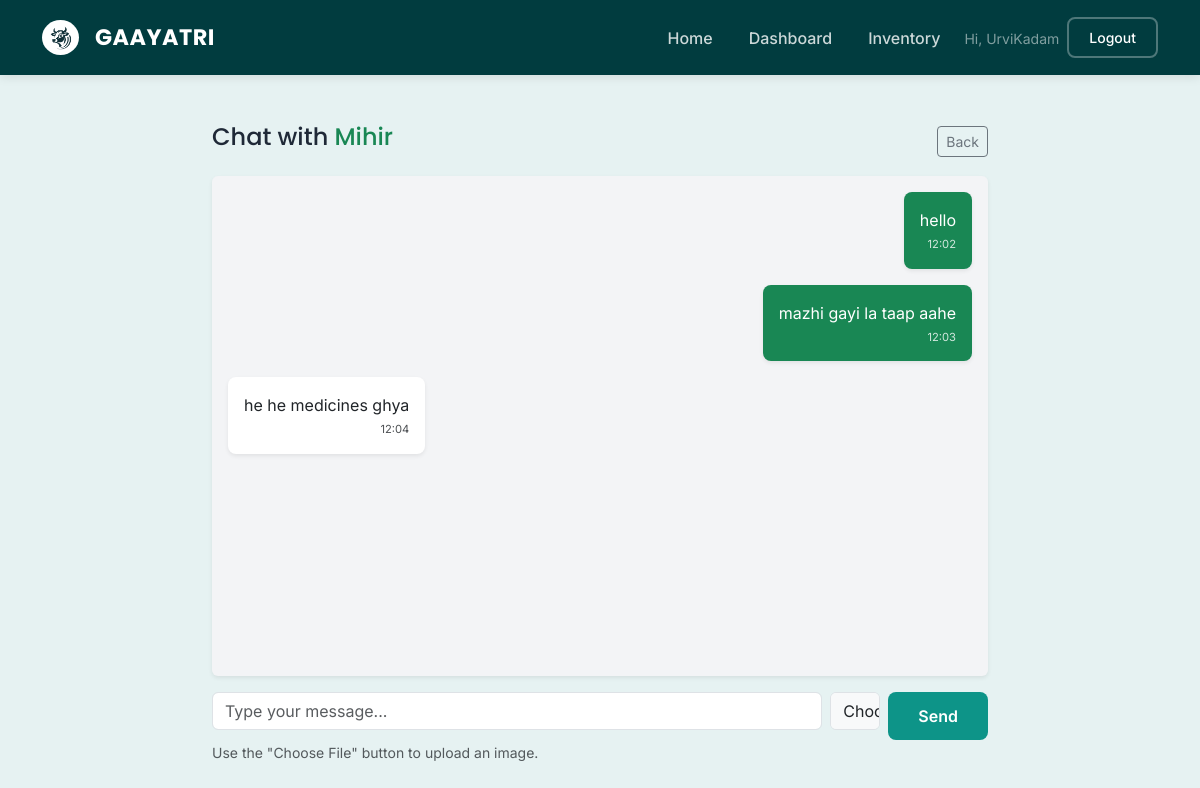
Screenshot of /connect/chat/2/ (signed in) with the database file from the repository.
### core/models.py (models this page shows, shortened)
class User(AbstractUser):
    is_farmer = models.BooleanField(default=False)
    is_doctor = models.BooleanField(default=False)

class Message(models.Model):
    sender = models.ForeignKey(User, on_delete=models.CASCADE, related_name='sent_messages')
    recipient = models.ForeignKey(User, on_delete=models.CASCADE, related_name='received_messages')
    body = models.TextField(blank=True, null=True)
    image = models.ImageField(upload_to='chat_images/', blank=True, null=True)
    timestamp = models.DateTimeField(auto_now_add=True)
    is_read = models.BooleanField(default=False)
    class Meta:
        ordering = ['timestamp']

### core/views.py (the view)
# urls.py: path('connect/chat/<int:user_id>/', views.chat_view, name='chat_view'),
@login_required
def chat_view(request, user_id):
    other_user = get_object_or_404(User, pk=user_id)
    messages = Message.objects.filter(
        (Q(sender=request.user) & Q(recipient=other_user)) |
        (Q(sender=other_user) & Q(recipient=request.user))
    ).order_by('timestamp')
    if request.method == 'POST':
        form = MessageForm(request.POST, request.FILES)
        if form.is_valid():
            message = form.save(commit=False)
            message.sender = request.user
            message.recipient = other_user
            message.save()
            return redirect('chat_view', user_id=user_id)
    else:
        form = MessageForm()
    return render(request, 'core/chat.html', {
        'other_user': other_user,
        'messages': messages,
        'form': form
    })

### core/forms.py
class MessageForm(forms.ModelForm):
    class Meta:
        model = Message
        fields = ['body', 'image']
        widgets = {
            'body': forms.TextInput(attrs={
                'class': 'form-control',
                'placeholder': 'Type your message...',
                'autocomplete': 'off'
            }),
            'image': forms.FileInput(attrs={'class': 'form-control'}),
        }

### core/templates/core/chat.html (shortened to what this page needs)
{% extends 'core/base.html' %}
{% block content %}
<div class="container" style="max-width: 800px;">
    <div class="d-flex justify-content-between align-items-center mb-3">
        <h4>Chat with <span class="text-success">{{ other_user.username }}</span></h4>
        <a href="{% if user.is_doctor %}{% url 'inbox' %}{% else %}{% url 'doctor_list' %}{% endif %}" class="btn btn-sm btn-outline-secondary">Back</a>
    </div>
    <div class="card shadow-sm border-0 mb-3" style="height: 500px; overflow-y: scroll; background-color: #f3f4f6;">
        <div class="card-body">
            {% for msg in messages %}
                <div class="d-flex mb-3 {% if msg.sender == user %}justify-content-end{% else %}justify-content-start{% endif %}">
                    <div class="p-3 rounded-3 shadow-sm {% if msg.sender == user %}bg-success text-white sent-message{% else %}bg-white received-message{% endif %}" style="max-width: 70%;">
                        {% if msg.body %}
                            <p class="mb-1">{{ msg.body }}</p>
                        {% endif %}
                        <small style="font-size: 0.7rem; opacity: 0.8; display: block; text-align: right;">
                            {{ msg.timestamp|time:"H:i" }}
                        </small>
                    </div>
                </div>
            {% empty %}
                <p class="text-center text-muted mt-5">No messages yet. Say hello!</p>
            {% endfor %}
        </div>
    </div>
    <form method="post" enctype="multipart/form-data" class="d-flex gap-2">
        <div class="flex-grow-1">
            {{ form.body }}
        </div>
        <div style="width: 50px; overflow: hidden;">
             {{ form.image }}
        </div>
        <button type="submit" class="btn btn-gaayatri"> Send</button>
    </form>
    <small class="text-muted">Use the "Choose File" button to upload an image.</small>
</div>
{% endblock %}

### core/templates/core/base.html (shortened to what this page needs)
<!DOCTYPE html>
<html lang="en">
<head>
    <link href="https://cdn.jsdelivr.net/npm/bootstrap@5.3.0/dist/css/bootstrap.min.css" rel="stylesheet">
</head>
<body>
    <nav class="navbar navbar-expand-lg sticky-top">
        <div class="container">
            <a class="navbar-brand d-flex align-items-center" href="{% url 'home' %}">
                <img src="/static/images/logo.png" height="35" class="me-3 bg-white rounded-circle p-1" alt="Logo">
                Gaayatri
            </a>
            <div class="collapse navbar-collapse" id="navbarNav">
                <ul class="navbar-nav ms-auto align-items-center">
                    <li class="nav-item"><a class="nav-link" href="{% url 'home' %}">Home</a></li>
                    {% if user.is_authenticated %}
                        {% if user.is_farmer %}
                            <li class="nav-item"><a class="nav-link" href="{% url 'farmer_dashboard' %}">Dashboard</a></li>
                            <li class="nav-item"><a class="nav-link" href="{% url 'inventory' %}">Inventory</a></li>
                        {% endif %}
                        <li class="nav-item ms-3">
                            <span class="text-white-50 small">Hi, {{ user.username }}</span>
                        </li>
                        <li class="nav-item ms-2">
                             <form action="{% url 'logout' %}" method="post" class="d-inline">
                                <button class="btn btn-sm btn-outline-light-custom">Logout</button>
                            </form>
                        </li>
                    {% endif %}
                </ul>
            </div>
        </div>
    </nav>
    <div class="container py-5">
        {% block content %}
        {% endblock %}
    </div>
</body>
</html>

### core/templates/core/base.html (style rules this page uses)
:root { --primary-dark: #013c3f; --primary-light: #e6f2f2; --accent-green: #0d9488; --text-dark: #1f2937; }
body { font-family: 'Inter', sans-serif; background-color: var(--primary-light); color: var(--text-dark); }
h1, h2, h3, h4, h5, h6, .navbar-brand { font-family: 'Poppins', sans-serif; }
.navbar { background-color: var(--primary-dark); padding: 15px 0; box-shadow: 0 2px 10px rgba(0,0,0,0.1); }
.navbar-brand { color: white !important; font-weight: 700; letter-spacing: 0.5px; text-transform: uppercase; font-size: 1.4rem; }
.nav-link { color: rgba(255, 255, 255, 0.8) !important; font-weight: 500; margin-left: 20px; transition: color 0.3s; }
.btn-gaayatri { background-color: var(--accent-green); color: white; border: none; padding: 12px 30px; border-radius: 8px; font-weight: 600; transition: all 0.3s; }
.btn-outline-light-custom { border: 2px solid rgba(255,255,255,0.3); color: white; border-radius: 8px; padding: 8px 20px; font-weight: 500; }

### rows the page displays
User: username "UrviKadam"
User: username "Mihir"
Message: body "hello", timestamp "12:02"
Message: body "mazhi gayi la taap aahe", timestamp "12:03"
Message: body "he he medicines ghya", timestamp "12:04"
